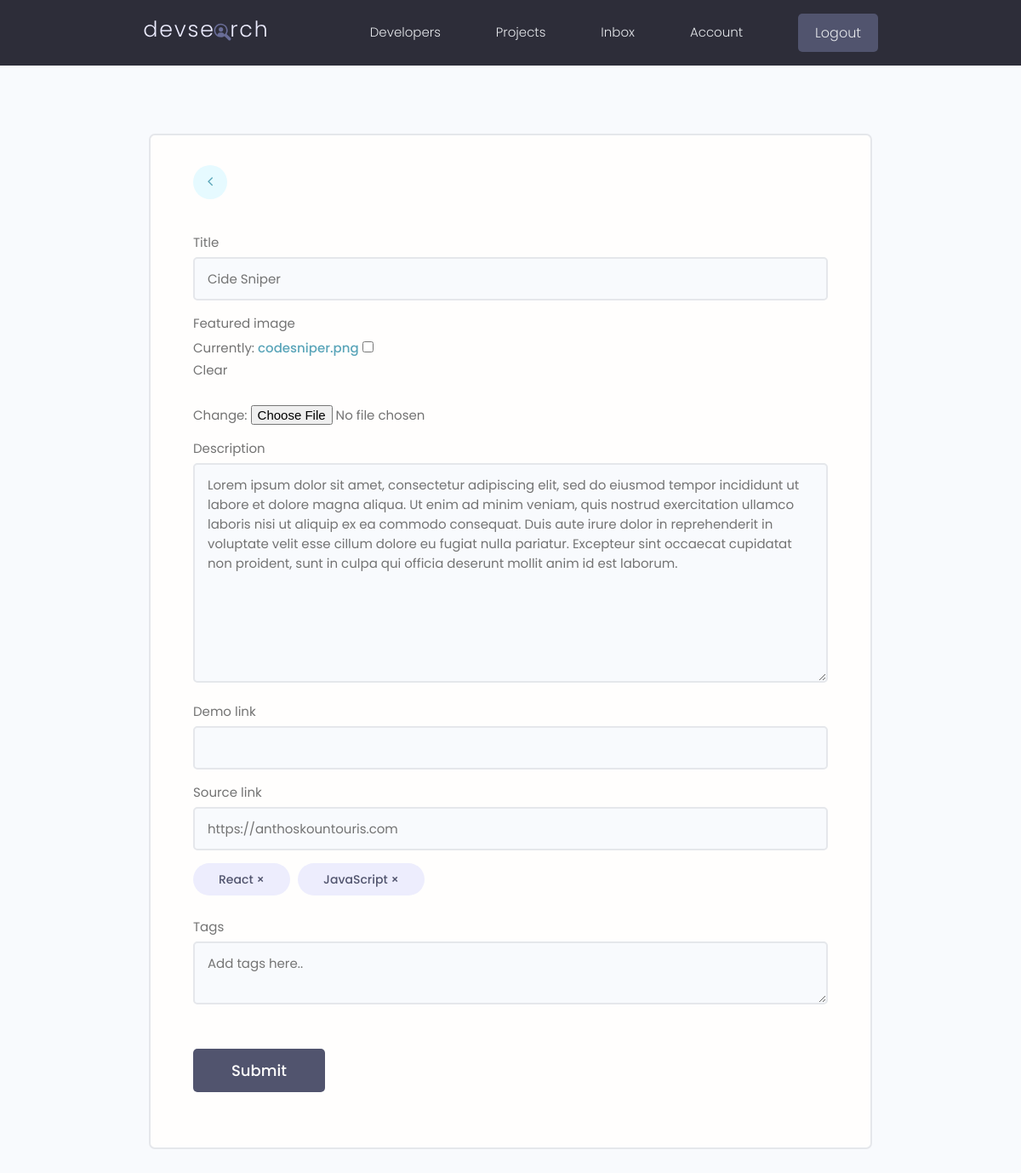
Page /projects/update-project/e7db3858-dabd-432b-b8ad-bb96cdb65a01/ (signed in) on the earlier database version.
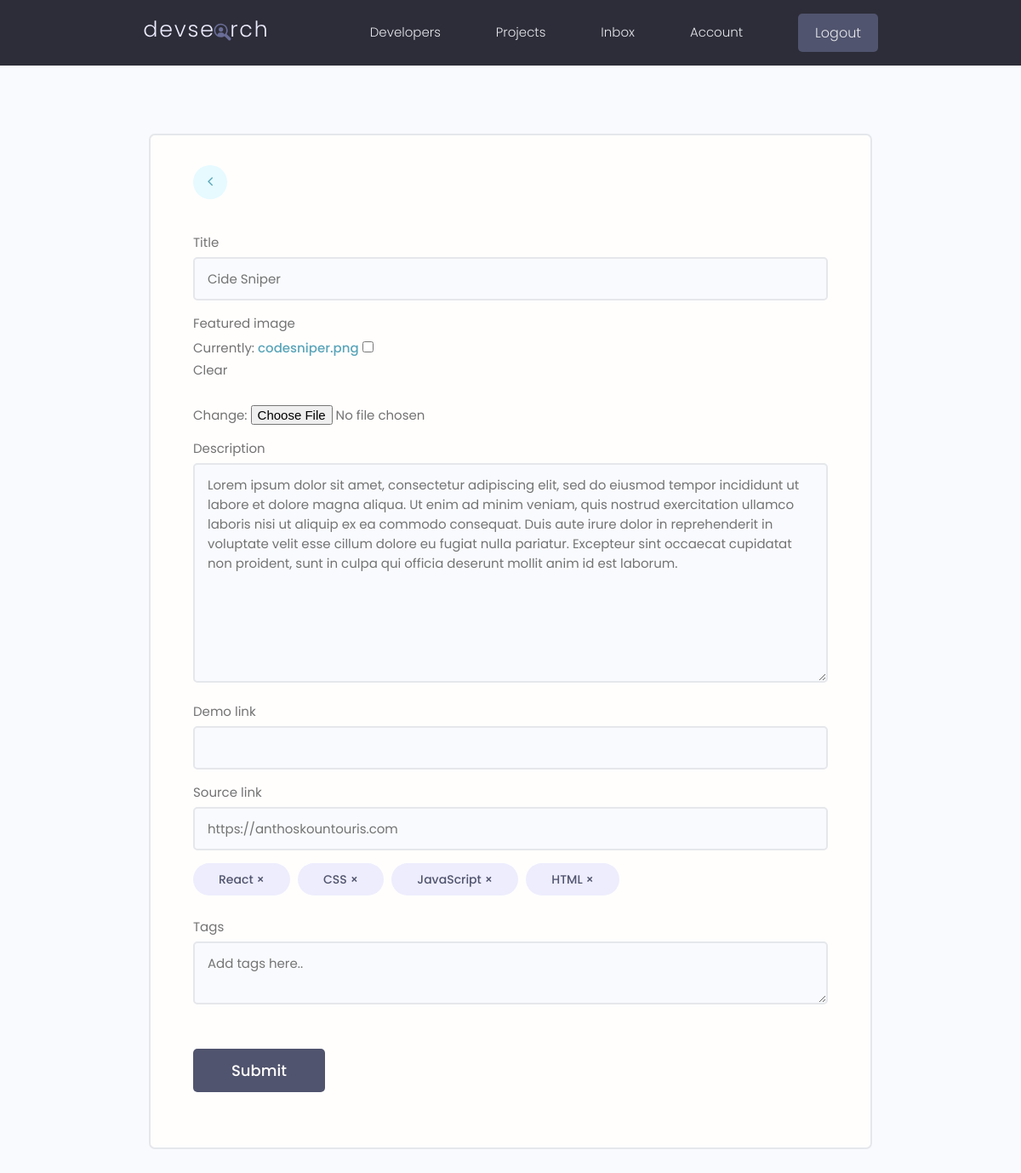
Same page on the later database version.
### projects/models.py (models this page shows, shortened)
class Project(models.Model):
    owner = models.ForeignKey(Profile, null=True, blank=True, on_delete=models.CASCADE) # many to one relationship
    title = models.CharField(max_length=200)
    description = models.TextField(null = True, blank=True) # Can leave it empty (database, django) to know
    featured_image = models.ImageField(
        null=True, blank=True, default="default.jpg")
    demo_link = models.CharField(max_length = 2000, null = True, blank = True)
    source_link = models.CharField(max_length = 2000, null = True, blank = True)
    tags = models.ManyToManyField('Tag', blank = True) # In string to be able to add it
    vote_total = models.IntegerField(default = 0, null = True, blank = True)
    vote_ratio = models.IntegerField(default = 0, null = True, blank = True)
    created = models.DateTimeField(auto_now_add = True)
    id = models.UUIDField(default = uuid.uuid4, unique = True,
                          primary_key = True, editable = False)
    class Meta:
        ordering = ['-vote_ratio', '-vote_total', 'title'] # ordering, use - infront for descending

class Tag(models.Model):
    name = models.CharField(max_length=200)
    created = models.DateTimeField(auto_now_add = True)
    id = models.UUIDField(default = uuid.uuid4, unique = True,
                          primary_key = True, editable = False)

### projects/views.py (the view, shortened to what this page needs)
# urls.py: path('update-project/<str:pk>/', views.updateProject, name="update-project"),
@login_required(login_url="login")
def updateProject(request, pk):
    profile = request.user.profile # we get the profile of the logged in user
    project = profile.project_set.get(id=pk) # we are querying only that users projects, we are getting all the chldren/projects
    form = ProjectForm(instance=project) ## instansiate the form
    context = {'form' : form, 'project': project}
    return render(request, 'projects/project_form.html', context)

### projects/forms.py
class ProjectForm(ModelForm):
    class Meta:
        model = Project # name of model
        fields = ['title', 'featured_image', 'description', 'demo_link', 'source_link']
        widgets = {
            'tags':forms.CheckboxSelectMultiple(),
        }
    def __init__(self, *args, **kwargs):
        super(ProjectForm, self).__init__(*args, **kwargs)
        for name,field in self.fields.items():
            field.widget.attrs.update({'class' : 'input'})

### projects/templates/projects/project_form.html (shortened to what this page needs)
{% extends 'main.html' %}
{% block content %}
<main class="formPage my-xl">
    <div class="content-box">
        <div class="formWrapper">
            <a class="backButton" href="{% url 'account' %}"><i class="fa fa-angle-left""></i></a>
            <br>
            <form class="form" method="POST" enctype="multipart/form-data">
                {% for field in form %}
                <div class="form__field">
                    <label for="formInput#text">{{field.label}} </label>
                    {{field}}
                </div>
                {% endfor %}
                <div class="form__field">
                    {% for tag in project.tags.all %}
                        <div class="project-tag tag tag--pill tag--sub tag--lg" data-tag="{{tag.id}}" data-project="{{project.id}}"> {{tag.name}} &#215; </div>
                    {% endfor %}
                </div>
                <div class="form__field">
                    <label for="formInput#text">Tags</label>
                    <textarea class="input" name="newtags" placeholder="Add tags here.."></textarea>
                </div>
                <input class="btn btn--sub btn--lg  my-md" type="submit" value="Submit" />
            </form>
        </div>
    </div>
</main>
{% endblock %}

Differences in the rows shown:
added Tag: name "CSS"
added Tag: name "HTML"
